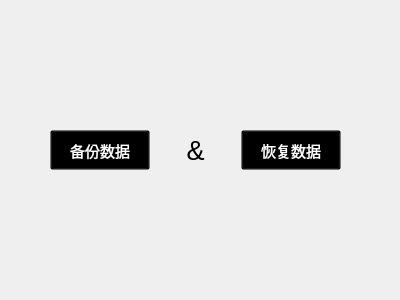
<?xml version="1.0" encoding="UTF-8"?>
<ui version="4.0">
 <class>backupwindow</class>
 <widget class="QMainWindow" name="backupwindow">
  <property name="geometry">
   <rect>
    <x>0</x>
    <y>0</y>
    <width>400</width>
    <height>300</height>
   </rect>
  </property>
  <property name="windowTitle">
   <string>backupwindow</string>
  </property>
  <property name="styleSheet">
   <string notr="true">background-image: url(:/icon/backupwindow.webp);</string>
  </property>
  <widget class="QWidget" name="centralwidget">
   <widget class="QWidget" name="horizontalLayoutWidget">
    <property name="geometry">
     <rect>
      <x>50</x>
      <y>70</y>
      <width>291</width>
      <height>161</height>
     </rect>
    </property>
    <layout class="QHBoxLayout" name="horizontalLayout">
     <item>
      <widget class="QPushButton" name="pushButton">
       <property name="minimumSize">
        <size>
         <width>100</width>
         <height>40</height>
        </size>
       </property>
       <property name="maximumSize">
        <size>
         <width>100</width>
         <height>40</height>
        </size>
       </property>
       <property name="font">
        <font>
         <family>Arial</family>
         <pointsize>11</pointsize>
        </font>
       </property>
       <property name="styleSheet">
        <string notr="true">background-color: transparent;
color: rgb(255, 255, 255);</string>
       </property>
       <property name="text">
        <string>备份数据</string>
       </property>
      </widget>
     </item>
     <item>
      <widget class="QLabel" name="label">
       <property name="font">
        <font>
         <family>Arial</family>
         <pointsize>20</pointsize>
        </font>
       </property>
       <property name="text">
        <string>&amp;</string>
       </property>
       <property name="alignment">
        <set>Qt::AlignCenter</set>
       </property>
      </widget>
     </item>
     <item>
      <widget class="QPushButton" name="pushButton_2">
       <property name="minimumSize">
        <size>
         <width>100</width>
         <height>40</height>
        </size>
       </property>
       <property name="maximumSize">
        <size>
         <width>100</width>
         <height>40</height>
        </size>
       </property>
       <property name="font">
        <font>
         <family>Arial</family>
         <pointsize>11</pointsize>
        </font>
       </property>
       <property name="styleSheet">
        <string notr="true">background-color:transparent;
color: rgb(255, 255, 255);
backdrop-filter:blur(3px);</string>
       </property>
       <property name="text">
        <string>恢复数据</string>
       </property>
      </widget>
     </item>
    </layout>
   </widget>
  </widget>
 </widget>
 <resources>
  <include location="../../assets/takeatry.qrc"/>
 </resources>
 <connections/>
</ui>
